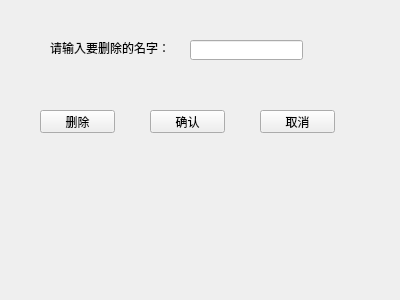
<?xml version="1.0" encoding="UTF-8"?>
<ui version="4.0">
 <class>Widget</class>
 <widget class="QWidget" name="Widget">
  <property name="geometry">
   <rect>
    <x>0</x>
    <y>0</y>
    <width>400</width>
    <height>300</height>
   </rect>
  </property>
  <property name="windowTitle">
   <string>Widget</string>
  </property>
  <widget class="QLineEdit" name="lineEdit">
   <property name="geometry">
    <rect>
     <x>190</x>
     <y>40</y>
     <width>113</width>
     <height>20</height>
    </rect>
   </property>
  </widget>
  <widget class="QPushButton" name="pushButtonDelete">
   <property name="geometry">
    <rect>
     <x>40</x>
     <y>110</y>
     <width>75</width>
     <height>23</height>
    </rect>
   </property>
   <property name="text">
    <string>删除</string>
   </property>
  </widget>
  <widget class="QPushButton" name="pushButtonSure">
   <property name="geometry">
    <rect>
     <x>150</x>
     <y>110</y>
     <width>75</width>
     <height>23</height>
    </rect>
   </property>
   <property name="text">
    <string>确认</string>
   </property>
  </widget>
  <widget class="QPushButton" name="pushButtonCanCel">
   <property name="geometry">
    <rect>
     <x>260</x>
     <y>110</y>
     <width>75</width>
     <height>23</height>
    </rect>
   </property>
   <property name="text">
    <string>取消</string>
   </property>
  </widget>
  <widget class="QLabel" name="label">
   <property name="geometry">
    <rect>
     <x>50</x>
     <y>40</y>
     <width>121</width>
     <height>16</height>
    </rect>
   </property>
   <property name="text">
    <string>请输入要删除的名字：</string>
   </property>
  </widget>
 </widget>
 <layoutdefault spacing="6" margin="11"/>
 <resources/>
 <connections/>
</ui>
